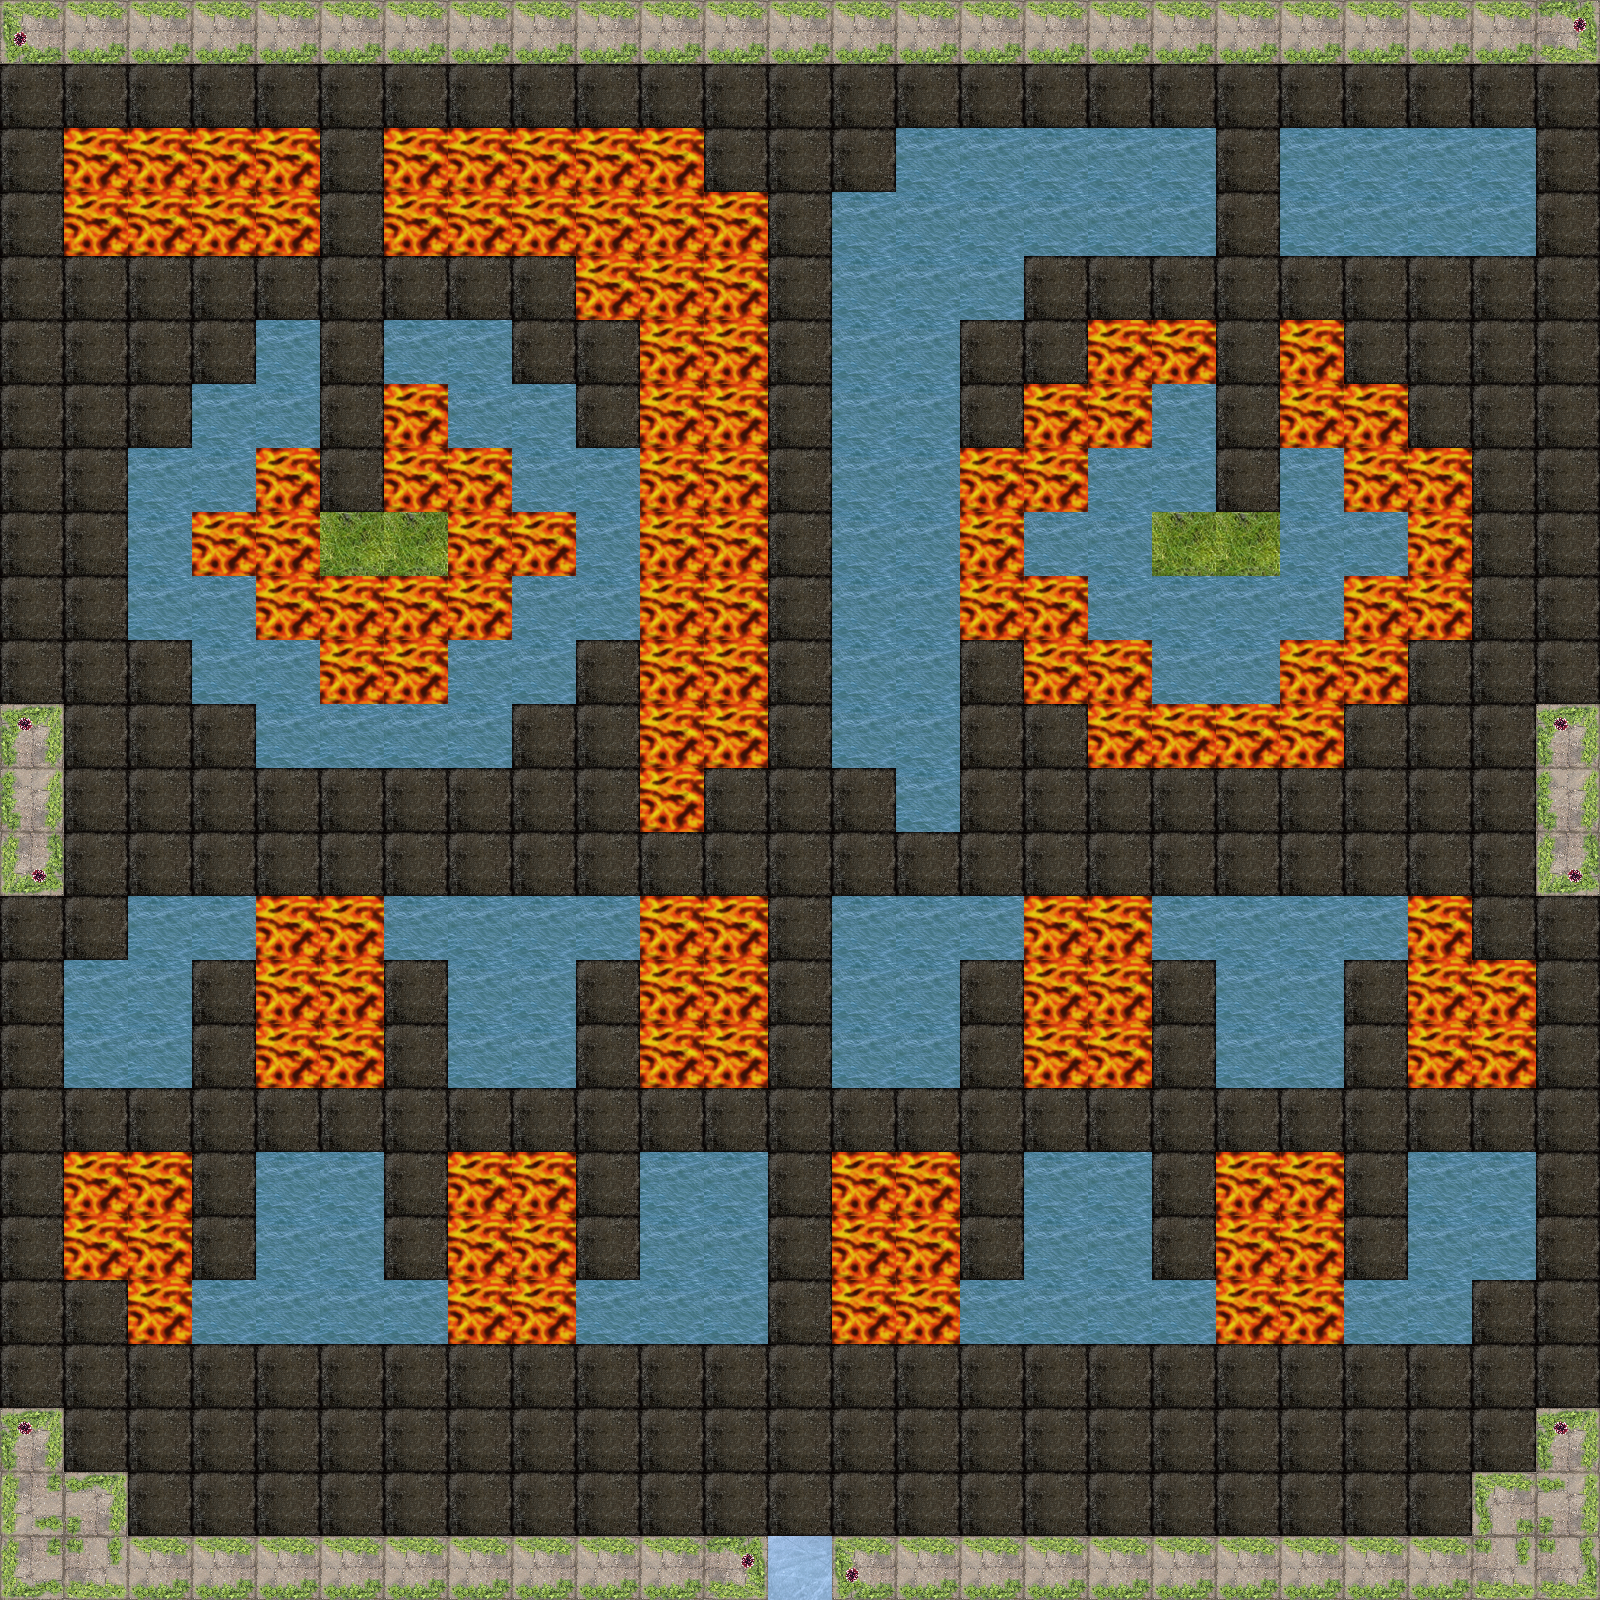

This is a level from a 2D game, rendered from its Tiled map with the project's own tilesets. A one-line summary and the complete map file follow:
An orthogonal 25x25 tile map with 64x64 px tiles, 4 tile layers (Floor, Buttons, Cubes, StartPositions).

<map version="1.0" tiledversion="1.0.3" orientation="orthogonal" renderorder="right-down" width="25" height="25" tilewidth="64" tileheight="64" nextobjectid="1">
 <tileset firstgid="1" source="../../ConflictCube/Textures/ConCubeTileset.tsx" />
 <layer name="Floor" width="25" height="25">
  <data encoding="csv">
5,3,3,3,3,3,3,3,3,3,3,3,3,3,3,3,3,3,3,3,3,3,3,3,7,
2,2,2,2,2,2,2,2,2,2,2,2,2,2,2,2,2,2,2,2,2,2,2,2,2,
2,43,43,43,43,2,43,43,43,43,43,2,2,2,44,44,44,44,44,2,44,44,44,44,2,
2,43,43,43,43,2,43,43,43,43,43,43,2,44,44,44,44,44,44,2,44,44,44,44,2,
2,2,2,2,2,2,2,2,2,43,43,43,2,44,44,44,2,2,2,2,2,2,2,2,2,
2,2,2,2,44,2,44,44,2,2,43,43,2,44,44,2,2,43,43,2,43,2,2,2,2,
2,2,2,44,44,2,43,44,44,2,43,43,2,44,44,2,43,43,44,2,43,43,2,2,2,
2,2,44,44,43,2,43,43,44,44,43,43,2,44,44,43,43,44,44,2,44,43,43,2,2,
2,2,44,43,43,1,1,43,43,44,43,43,2,44,44,43,44,44,1,1,44,44,43,2,2,
2,2,44,44,43,43,43,43,44,44,43,43,2,44,44,43,43,44,44,44,44,43,43,2,2,
2,2,2,44,44,43,43,44,44,2,43,43,2,44,44,2,43,43,44,44,43,43,2,2,2,
6,2,2,2,44,44,44,44,2,2,43,43,2,44,44,2,2,43,43,43,43,2,2,2,6,
4,2,2,2,2,2,2,2,2,2,43,2,2,2,44,2,2,2,2,2,2,2,2,2,4,
8,2,2,2,2,2,2,2,2,2,2,2,2,2,2,2,2,2,2,2,2,2,2,2,8,
2,2,44,44,43,43,44,44,44,44,43,43,2,44,44,44,43,43,44,44,44,44,43,2,2,
2,44,44,2,43,43,2,44,44,2,43,43,2,44,44,2,43,43,2,44,44,2,43,43,2,
2,44,44,2,43,43,2,44,44,2,43,43,2,44,44,2,43,43,2,44,44,2,43,43,2,
2,2,2,2,2,2,2,2,2,2,2,2,2,2,2,2,2,2,2,2,2,2,2,2,2,
2,43,43,2,44,44,2,43,43,2,44,44,2,43,43,2,44,44,2,43,43,2,44,44,2,
2,43,43,2,44,44,2,43,43,2,44,44,2,43,43,2,44,44,2,43,43,2,44,44,2,
2,2,43,44,44,44,44,43,43,44,44,44,2,43,43,44,44,44,44,43,43,44,44,2,2,
2,2,2,2,2,2,2,2,2,2,2,2,2,2,2,2,2,2,2,2,2,2,2,2,2,
6,2,2,2,2,2,2,2,2,2,2,2,2,2,2,2,2,2,2,2,2,2,2,2,6,
34,10,2,2,2,2,2,2,2,2,2,2,2,2,2,2,2,2,2,2,2,2,2,9,32,
12,33,3,3,3,3,3,3,3,3,3,7,2,5,3,3,3,3,3,3,3,3,3,33,11
</data>
 </layer>
 <layer name="Buttons" width="25" height="25">
  <data encoding="csv">
0,0,0,0,0,0,0,0,0,0,0,0,0,0,0,0,0,0,0,0,0,0,0,0,0,
0,0,0,0,0,0,0,0,0,0,0,0,0,0,0,0,0,0,0,0,0,0,0,0,0,
0,0,0,0,0,0,0,0,0,0,0,0,0,0,0,0,0,0,0,0,0,0,0,0,0,
0,0,0,0,0,0,0,0,0,0,0,0,0,0,0,0,0,0,0,0,0,0,0,0,0,
0,0,0,0,0,0,0,0,0,0,0,0,0,0,0,0,0,0,0,0,0,0,0,0,0,
0,0,0,0,0,0,0,0,0,0,0,0,0,0,0,0,0,0,0,0,0,0,0,0,0,
0,0,0,0,0,0,0,0,0,0,0,0,0,0,0,0,0,0,0,0,0,0,0,0,0,
0,0,0,0,0,0,0,0,0,0,0,0,0,0,0,0,0,0,0,0,0,0,0,0,0,
0,0,0,0,0,0,0,0,0,0,0,0,0,0,0,0,0,0,0,0,0,0,0,0,0,
0,0,0,0,0,0,0,0,0,0,0,0,0,0,0,0,0,0,0,0,0,0,0,0,0,
0,0,0,0,0,0,0,0,0,0,0,0,0,0,0,0,0,0,0,0,0,0,0,0,0,
0,0,0,0,0,0,0,0,0,0,0,0,0,0,0,0,0,0,0,0,0,0,0,0,0,
0,0,0,0,0,0,0,0,0,0,0,0,0,0,0,0,0,0,0,0,0,0,0,0,0,
0,0,0,0,0,0,0,0,0,0,0,0,0,0,0,0,0,0,0,0,0,0,0,0,0,
0,0,0,0,0,0,0,0,0,0,0,0,0,0,0,0,0,0,0,0,0,0,0,0,0,
0,0,0,0,0,0,0,0,0,0,0,0,0,0,0,0,0,0,0,0,0,0,0,0,0,
0,0,0,0,0,0,0,0,0,0,0,0,0,0,0,0,0,0,0,0,0,0,0,0,0,
0,0,0,0,0,0,0,0,0,0,0,0,0,0,0,0,0,0,0,0,0,0,0,0,0,
0,0,0,0,0,0,0,0,0,0,0,0,0,0,0,0,0,0,0,0,0,0,0,0,0,
0,0,0,0,0,0,0,0,0,0,0,0,0,0,0,0,0,0,0,0,0,0,0,0,0,
0,0,0,0,0,0,0,0,0,0,0,0,0,0,0,0,0,0,0,0,0,0,0,0,0,
0,0,0,0,0,0,0,0,0,0,0,0,0,0,0,0,0,0,0,0,0,0,0,0,0,
0,0,0,0,0,0,0,0,0,0,0,0,0,0,0,0,0,0,0,0,0,0,0,0,0,
0,0,0,0,0,0,0,0,0,0,0,0,0,0,0,0,0,0,0,0,0,0,0,0,0,
0,0,0,0,0,0,0,0,0,0,0,0,0,0,0,0,0,0,0,0,0,0,0,0,0
</data>
 </layer>
 <layer name="Cubes" width="25" height="25">
  <data encoding="csv">
0,0,0,0,0,0,0,0,0,0,0,0,0,0,0,0,0,0,0,0,0,0,0,0,0,
0,0,0,0,0,0,0,0,0,0,0,0,0,0,0,0,0,0,0,0,0,0,0,0,0,
0,0,0,0,0,0,0,0,0,0,0,0,0,0,0,0,0,0,0,0,0,0,0,0,0,
0,0,0,0,0,0,0,0,0,0,0,0,0,0,0,0,0,0,0,0,0,0,0,0,0,
0,0,0,0,0,0,0,0,0,0,0,0,0,0,0,0,0,0,0,0,0,0,0,0,0,
0,0,0,0,0,0,0,0,0,0,0,0,0,0,0,0,0,0,0,0,0,0,0,0,0,
0,0,0,0,0,0,0,0,0,0,0,0,0,0,0,0,0,0,0,0,0,0,0,0,0,
0,0,0,0,0,0,0,0,0,0,0,0,0,0,0,0,0,0,0,0,0,0,0,0,0,
0,0,0,0,0,0,0,0,0,0,0,0,0,0,0,0,0,0,0,0,0,0,0,0,0,
0,0,0,0,0,0,0,0,0,0,0,0,0,0,0,0,0,0,0,0,0,0,0,0,0,
0,0,0,0,0,0,0,0,0,0,0,0,0,0,0,0,0,0,0,0,0,0,0,0,0,
0,0,0,0,0,0,0,0,0,0,0,0,0,0,0,0,0,0,0,0,0,0,0,0,0,
0,0,0,0,0,0,0,0,0,0,0,0,0,0,0,0,0,0,0,0,0,0,0,0,0,
0,0,0,0,0,0,0,0,0,0,0,0,0,0,0,0,0,0,0,0,0,0,0,0,0,
0,0,0,0,0,0,0,0,0,0,0,0,0,0,0,0,0,0,0,0,0,0,0,0,0,
0,0,0,0,0,0,0,0,0,0,0,0,0,0,0,0,0,0,0,0,0,0,0,0,0,
0,0,0,0,0,0,0,0,0,0,0,0,0,0,0,0,0,0,0,0,0,0,0,0,0,
0,0,0,0,0,0,0,0,0,0,0,0,0,0,0,0,0,0,0,0,0,0,0,0,0,
0,0,0,0,0,0,0,0,0,0,0,0,0,0,0,0,0,0,0,0,0,0,0,0,0,
0,0,0,0,0,0,0,0,0,0,0,0,0,0,0,0,0,0,0,0,0,0,0,0,0,
0,0,0,0,0,0,0,0,0,0,0,0,0,0,0,0,0,0,0,0,0,0,0,0,0,
0,0,0,0,0,0,0,0,0,0,0,0,0,0,0,0,0,0,0,0,0,0,0,0,0,
0,0,0,0,0,0,0,0,0,0,0,0,0,0,0,0,0,0,0,0,0,0,0,0,0,
0,0,0,0,0,0,0,0,0,0,0,0,0,0,0,0,0,0,0,0,0,0,0,0,0,
0,0,0,0,0,0,0,0,0,0,0,0,0,0,0,0,0,0,0,0,0,0,0,0,0
</data>
 </layer>
 <layer name="StartPositions" width="25" height="25">
  <data encoding="csv">
0,0,0,0,0,0,0,0,0,0,0,0,0,0,0,0,0,0,0,0,0,0,0,0,0,
0,0,0,0,0,0,0,0,0,0,0,0,0,0,0,0,0,0,0,0,0,0,0,0,0,
0,0,0,0,0,0,0,0,0,0,0,0,0,0,0,0,0,0,0,0,0,0,0,0,0,
0,0,0,0,0,0,0,0,0,0,0,0,0,0,0,0,0,0,0,0,0,0,0,0,0,
0,0,0,0,0,0,0,0,0,0,0,0,0,0,0,0,0,0,0,0,0,0,0,0,0,
0,0,0,0,0,0,0,0,0,0,0,0,0,0,0,0,0,0,0,0,0,0,0,0,0,
0,0,0,0,0,0,0,0,0,0,0,0,0,0,0,0,0,0,0,0,0,0,0,0,0,
0,0,0,0,0,0,0,0,0,0,0,0,0,0,0,0,0,0,0,0,0,0,0,0,0,
0,0,0,0,0,0,0,0,0,0,0,0,0,0,0,0,0,0,0,0,0,0,0,0,0,
0,0,0,0,0,0,0,0,0,0,0,0,0,0,0,0,0,0,0,0,0,0,0,0,0,
0,0,0,0,0,0,0,0,0,0,0,0,0,0,0,0,0,0,0,0,0,0,0,0,0,
0,0,0,0,0,0,0,0,0,0,0,0,0,0,0,0,0,0,0,0,0,0,0,0,0,
0,0,0,0,0,0,0,0,0,0,0,0,0,0,0,0,0,0,0,0,0,0,0,0,0,
0,0,0,0,0,0,0,0,0,0,0,0,0,0,0,0,0,0,0,0,0,0,0,0,0,
0,0,0,0,0,0,0,0,0,0,0,0,0,0,0,0,0,0,0,0,0,0,0,0,0,
0,0,0,0,0,0,0,0,0,0,0,0,0,0,0,0,0,0,0,0,0,0,0,0,0,
0,0,0,0,0,0,0,0,0,0,0,0,0,0,0,0,0,0,0,0,0,0,0,0,0,
0,0,0,0,0,0,0,0,0,0,0,0,0,0,0,0,0,0,0,0,0,0,0,0,0,
0,0,0,0,0,0,0,0,0,0,0,0,0,0,0,0,0,0,0,0,0,0,0,0,0,
0,0,0,0,0,0,0,0,0,0,0,0,0,0,0,0,0,0,0,0,0,0,0,0,0,
0,0,0,0,0,0,0,0,0,0,0,0,0,0,0,0,0,0,0,0,0,0,0,0,0,
0,0,0,0,0,0,0,0,0,0,0,0,0,0,0,0,0,0,0,0,0,0,0,0,0,
0,0,0,0,0,0,0,0,0,0,0,0,0,0,0,0,0,0,0,0,0,0,0,0,0,
0,0,0,0,0,0,0,0,0,0,0,0,0,0,0,0,0,0,0,0,0,0,0,0,0,
0,0,0,0,0,0,0,0,0,0,0,0,42,0,0,0,0,0,0,0,0,0,0,0,0
</data>
 </layer>
</map>
